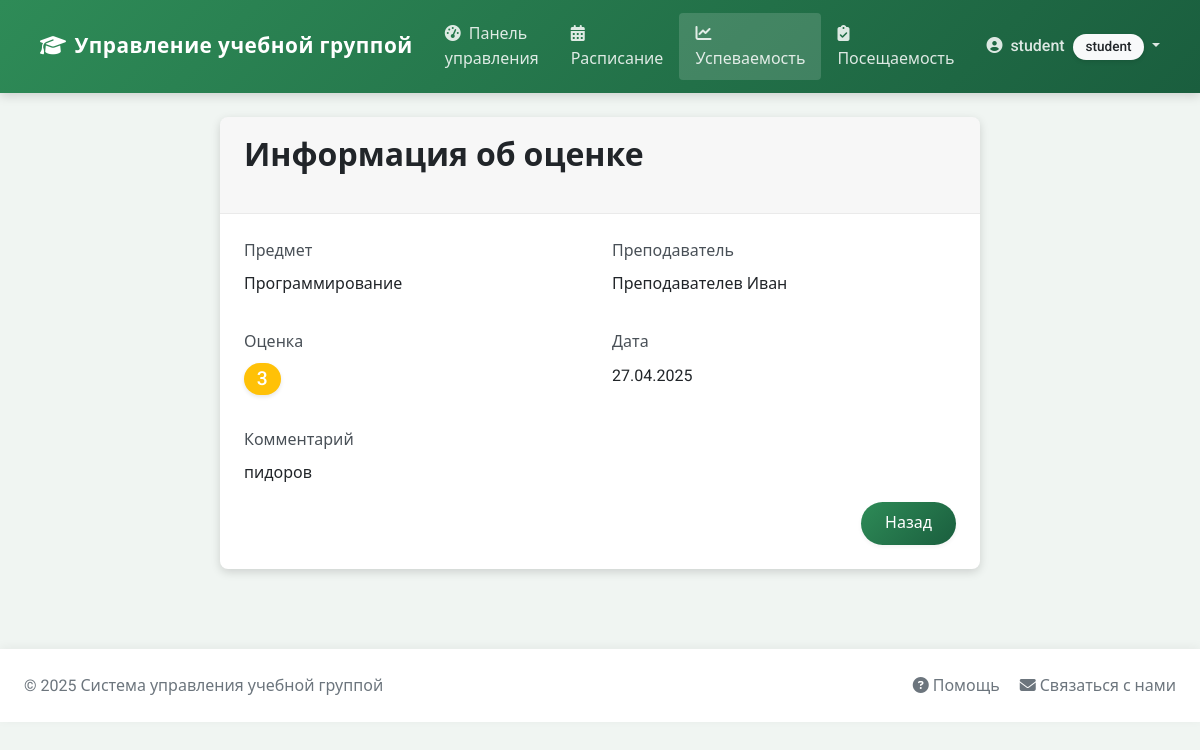
The page /performance/view_grade/2 (signed in) on the database its author committed.
### app/models/models.py (models this page shows, shortened)
class User(UserMixin, db.Model):
    id = db.Column(db.Integer, primary_key=True)
    username = db.Column(db.String(64), unique=True, nullable=False)
    email = db.Column(db.String(120), unique=True, nullable=False)
    password_hash = db.Column(db.String(128))
    first_name = db.Column(db.String(64))
    last_name = db.Column(db.String(64))
    role = db.Column(db.String(20), default='student')  # student, teacher, admin
    attendances = db.relationship('Attendance', backref='student', lazy='dynamic')
    grades = db.relationship('Grade', backref='student', lazy='dynamic')

class Subject(db.Model):
    id = db.Column(db.Integer, primary_key=True)
    name = db.Column(db.String(64), nullable=False)
    description = db.Column(db.Text)
    teacher_id = db.Column(db.Integer, db.ForeignKey('user.id'))
    teacher = db.relationship('User', backref='subjects')
    schedules = db.relationship('Schedule', backref='subject', lazy='dynamic')
    grades = db.relationship('Grade', backref='subject', lazy='dynamic')

class Grade(db.Model):
    id = db.Column(db.Integer, primary_key=True)
    value = db.Column(db.Integer, nullable=False)  # Значение оценки
    date = db.Column(db.Date, nullable=False, default=datetime.utcnow)
    comment = db.Column(db.Text)
    student_id = db.Column(db.Integer, db.ForeignKey('user.id'), nullable=False)
    subject_id = db.Column(db.Integer, db.ForeignKey('subject.id'), nullable=False)

### app/routes/performance.py (the view)
@bp.route('/view_grade/<int:grade_id>')
@login_required
def view_grade(grade_id):
    grade = Grade.query.get_or_404(grade_id)
    if current_user.role == 'student':
        if grade.student_id != current_user.id:
            flash('Вы можете просматривать только свои оценки')
            return redirect(url_for('performance.index'))
    subject = grade.subject
    return render_template('performance/view_grade.html',
                          grade=grade,
                          subject=subject)

### app/context_processors.py (called while the page is built)
def csrf_processor():
    return {'csrf_token': generate_csrf()}

### app/models/__init__.py (called while the page is built)
@login_manager.user_loader
def load_user(id):
    return User.query.get(int(id))

### app/templates/performance/view_grade.html (shortened to what this page needs)
{% extends "base.html" %}
{% block content %}
<div class="row justify-content-center">
    <div class="col-md-8">
        <div class="card">
            <div class="card-header">
                <h2>Информация об оценке</h2>
            </div>
            <div class="card-body">
                <div class="row mb-3">
                    <div class="col-md-6">
                        <label class="form-label">Предмет</label>
                        <p class="form-control-static">{{ subject.name }}</p>
                    </div>
                    <div class="col-md-6">
                        <label class="form-label">Преподаватель</label>
                        <p class="form-control-static">{{ subject.teacher.last_name }} {{ subject.teacher.first_name }}</p>
                    </div>
                </div>
                <div class="row mb-3">
                    <div class="col-md-6">
                        <label class="form-label">Оценка</label>
                        <p>
                            <span class="badge {% if grade.value == 5 %}bg-success{% elif grade.value == 4 %}bg-info{% elif grade.value == 3 %}bg-warning{% elif grade.value == 2 %}bg-danger{% else %}bg-secondary{% endif %}" style="font-size: 1.2em;">
                                {{ grade.value }}
                            </span>
                        </p>
                    </div>
                    <div class="col-md-6">
                        <label class="form-label">Дата</label>
                        <p class="form-control-static">{{ grade.date.strftime('%d.%m.%Y') }}</p>
                    </div>
                </div>
                <div class="mb-3">
                    <label class="form-label">Комментарий</label>
                    <p class="form-control-static">{{ grade.comment or 'Комментарий отсутствует' }}</p>
                </div>
                <div class="d-flex justify-content-end">
                    <a href="{{ url_for('performance.index') }}" class="btn btn-primary">Назад</a>
                </div>
            </div>
        </div>
    </div>
</div>
{% endblock %}

### app/templates/base.html (shortened to what this page needs)
<!DOCTYPE html>
<html lang="ru">
<head>
    <link rel="stylesheet" href="https://cdn.jsdelivr.net/npm/bootstrap@5.3.2/dist/css/bootstrap.min.css">
    <link rel="stylesheet" href="https://cdnjs.cloudflare.com/ajax/libs/font-awesome/6.4.0/css/all.min.css">
    <link rel="stylesheet" href="{{ url_for('static', filename='css/style.css') }}">
    <link rel="stylesheet" href="{{ url_for('static', filename='css/modal-fix.css') }}">
</head>
<body>
    <nav class="navbar navbar-expand-lg navbar-dark bg-primary sticky-top">
        <div class="container">
            <a class="navbar-brand" href="{{ url_for('main.index') }}">
                <i class="fas fa-graduation-cap me-2"></i>Управление учебной группой
            </a>
            <div class="collapse navbar-collapse" id="navbarNav">
                <ul class="navbar-nav me-auto">
                    {% if current_user.is_authenticated %}
                    <li class="nav-item">
                        <a class="nav-link {% if request.path == url_for('main.dashboard') %}active{% endif %}" href="{{ url_for('main.dashboard') }}">
                            <i class="fas fa-tachometer-alt me-1"></i> Панель управления
                        </a>
                    </li>
                    <li class="nav-item">
                        <a class="nav-link {% if request.path.startswith('/schedule') %}active{% endif %}" href="{{ url_for('schedule.index') }}">
                            <i class="fas fa-calendar-alt me-1"></i> Расписание
                        </a>
                    </li>
                    <li class="nav-item">
                        <a class="nav-link {% if request.path == url_for('performance.index') %}active{% endif %}" href="{{ url_for('performance.index') }}">
                            <i class="fas fa-chart-line me-1"></i> Успеваемость
                        </a>
                    </li>
                    <li class="nav-item">
                        <a class="nav-link {% if request.path.startswith('/performance/attendance') %}active{% endif %}" href="{{ url_for('performance.attendance') }}">
                            <i class="fas fa-clipboard-check me-1"></i> Посещаемость
                        </a>
                    </li>
                    {% endif %}
                </ul>
                <ul class="navbar-nav">
                    {% if current_user.is_authenticated %}
                    <li class="nav-item dropdown">
                        <a class="nav-link dropdown-toggle" href="#" id="userDropdown" role="button" data-bs-toggle="dropdown">
                            <i class="fas fa-user-circle me-1"></i> {{ current_user.username }}
                            <span class="badge bg-light text-dark ms-1">{{ current_user.role }}</span>
                        </a>
                    </li>
                    {% endif %}
                </ul>
            </div>
        </div>
    </nav>
    <div class="container mt-4">
        {% block content %}{% endblock %}
    </div>
    <footer class="footer py-4">
        <div class="container">
            <div class="row align-items-center justify-content-between">
                <div class="col-md-6">
                    <span class="text-muted">© 2025 Система управления учебной группой</span>
                </div>
                <div class="col-md-6 text-md-end">
                    <a href="#" class="text-decoration-none text-secondary me-3">
                        <i class="fas fa-question-circle"></i> Помощь
                    </a>
                    <a href="#" class="text-decoration-none text-secondary">
                        <i class="fas fa-envelope"></i> Связаться с нами
                    </a>
                </div>
            </div>
        </div>    </footer>    <script src="https://cdn.jsdelivr.net/npm/bootstrap@5.3.2/dist/js/bootstrap.bundle.min.js"></script>    <script src="{{ url_for('static', filename='js/scroll-lock.js') }}"></script>
</body>
</html>

### app/static/css/style.css (style rules this page uses)
:root { --primary-color: #2e8b57; --secondary-color: #6c757d; --success-color: #218838; --info-color: #20a2a0; --warning-color: #d4a72c; --danger-color: #c9302c; --light-color: #f8f9fa; --dark-color: #344a3d; --border-radius: 0.5rem; --box-shadow: 0 3px 10px rgba(0, 0, 0, 0.15); --transition: all 0.3s ease; }
body { font-family: 'Roboto', 'Segoe UI', sans-serif; background-color: #f0f5f2; color: #333; line-height: 1.6; }
.container { max-width: 1200px; padding: 0 1.5rem; }
h1, h2, h3, h4, h5, h6 { font-weight: 600; margin-bottom: 1.2rem; }
.navbar { box-shadow: var(--box-shadow); padding: 0.8rem 1rem; background: linear-gradient(135deg, var(--primary-color), #1a5e3e) !important; }
.navbar-brand { font-weight: 700; font-size: 1.3rem; letter-spacing: 0.5px; }
.navbar-dark .navbar-nav .nav-link { color: rgba(255, 255, 255, 0.85); font-weight: 500; padding: 0.5rem 1rem; transition: var(--transition); }
.navbar-dark .navbar-nav .nav-link.active { background-color: rgba(255, 255, 255, 0.15); border-radius: 4px; }
.card { border: none; border-radius: var(--border-radius); box-shadow: var(--box-shadow); transition: var(--transition); margin-bottom: 2rem; overflow: hidden; }
.card-header { background-color: rgba(0, 0, 0, 0.03); border-bottom: 1px solid rgba(0, 0, 0, 0.05); padding: 1.2rem 1.5rem; font-weight: 600; }
.card-body { padding: 1.5rem; }
.form-label { font-weight: 500; color: #495057; margin-bottom: 0.5rem; }
.btn { font-weight: 500; border-radius: 2rem; padding: 0.6rem 1.5rem; transition: var(--transition); box-shadow: 0 2px 4px rgba(0, 0, 0, 0.05); border: none; }
.btn-primary { background: linear-gradient(135deg, var(--primary-color), #1a5e3e); }
.badge { font-size: 0.85rem; padding: 0.4rem 0.8rem; border-radius: 30px; font-weight: 500; box-shadow: 0 2px 4px rgba(0, 0, 0, 0.1); }
.footer { background-color: #fff; box-shadow: 0 -2px 10px rgba(0, 0, 0, 0.05); padding: 1.2rem 0; margin-top: 3rem; }
.footer .text-muted { color: #6c757d !important; }
.card, .alert, .jumbotron { animation: fadeIn 0.5s ease-out; }

### app/static/css/modal-fix.css (style rules this page uses)
body.modal-fix-applied { overflow-y: scroll !important; padding-right: 0 !important; margin-right: 0 !important; }

### rows shown on the page
User: username "student", role "student"
Subject: name "Программирование"
User: teacher.last_name "Преподавателев", teacher.first_name "Иван"
Grade: value "3", date "27.04.2025", comment "пидоров"
